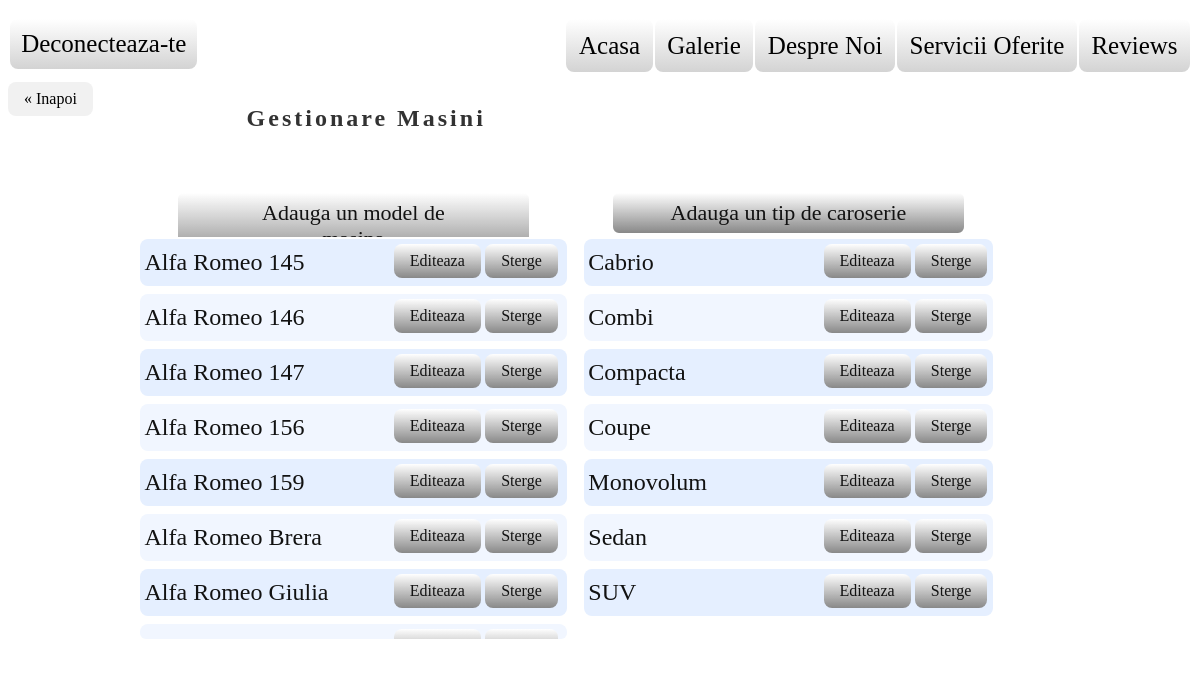
The page /gestMasini.php on the database its author committed.
### tables this page shows
CREATE TABLE `masini` (
  `idMasina` int(11) NOT NULL,
  `marca` text NOT NULL,
  `model` text NOT NULL
);

CREATE TABLE `tipcaroserie` (
  `idTip` int(100) NOT NULL,
  `numeTip` varchar(20) NOT NULL
);

### gestMasini.php (the view, shortened to what this page needs)
<!DOCTYPE HTML>
<html>
	<head>
		<link rel="stylesheet"href="gestMasiniCSS.css">
		<link rel="stylesheet"href="buttonsCSS.css">
		<link rel="stylesheet"href="prevAndTopBCSS.css">
		<link rel="stylesheet"href="alegeMasinaCSS.css">
	</head>
	<body>
		<?php
	$mailUser=$_GET['mailUser'];
		echo' <div id="topbarid" class="topbar">
		<div id="tblid" class="tbl"> ';
			echo'<a href="index.php"> Deconecteaza-te </a>';
		echo'</div>
		<div id="tbrid" class="tbr">';
			echo'<a href="adminAccount.php?mailUser='.$mailUser.'">Acasa</a>';
			echo'<a href="galerieF2.php?mailUser='.$mailUser.'">Galerie</a>';
			echo'<a href="aboutUs.php?mailUser='.$mailUser.'"> Despre Noi</a>';
			echo'<a href="aboutServices.php?mailUser='.$mailUser.'"> Servicii Oferite </a>';
			echo'<a href="reviews.php?mailUser='.$mailUser.'"> Reviews </a>';
	echo'	</div>
	</div>';
	?>
	<div class="titlu">
	<h2>Gestionare Masini</h2>
	</div>
	<?php
	include "db_connect.php";
		echo'<a href="adminAccount.php?mailUser='.$mailUser.'" class="previous">&laquo; Inapoi</a>';
		echo '<div class="gestPretServ">';
			echo '<div class="crServ">';
					echo '<a href="adaugaMasini.php?mailUser='.$mailUser.'&add=model">Adauga un model de masina </a>';
			echo'</div>';
			echo '<div class="addTipCar">';
				echo '<a href="adaugaMasini.php?mailUser='.$mailUser.'&add=tipCaroserie">Adauga un tip de caroserie </a>';
			echo'</div>';
			echo'<div class="vizPretServSt">';
				$sql2 = "select idMasina, marca, model from masini  ";
					$result= $conn->query($sql2);
					if ($result->num_rows > 0) {
						$color="lighterColor";
							while($row = $result->fetch_assoc()) {
								$idMasina=$row["idMasina"];
								$marca= $row["marca"];
								$model= $row["model"];
									echo'<div class="'.$color.'">';
										echo'<div class="progrChDr">';
											echo'<div class="editNume">';
												echo '<a href="editNumeMasini.php?mailUser='.$mailUser.'&idMasina='.$idMasina.'">Editeaza </a>';
											echo'</div>';
											echo'<div class="stergeServ">';
												echo '<a href="stergeMasini.php?mailUser='.$mailUser.'&idMasina='.$idMasina.'">Sterge</a>';
											echo'</div>';
										echo'</div>';
										echo'<div class="progrChSt">';
											echo $marca.' '.$model.' <br>';
										echo'</div>';
									echo'</div>';
								if ($color =="lighterColor"){
									$color="color";
								}else{
									$color="lighterColor";
								}
							}
					}
					else{
						echo 'Ne pare rau, dar nu exista nici un serviciu momentan.';
					}
			echo'</div>';
			echo'<div class="vizPretServDr">';
				$sql2 = "select idTip, numeTip from tipcaroserie ";
					$result= $conn->query($sql2);
					if ($result->num_rows > 0) {
						$color="lighterColor";
							while($row = $result->fetch_assoc()) {
								$idTip=$row["idTip"];
								$numeTip= $row["numeTip"];
									echo'<div class="'.$color.'">';
										echo'<div class="progrChDr">';
											echo'<div class="editNume">';
												echo '<a href="editNumeMasini.php?mailUser='.$mailUser.'&idTip='.$idTip.'">Editeaza </a>';
											echo'</div>';
											echo'<div class="stergeServ">';
												echo '<a href="stergeMasini.php?mailUser='.$mailUser.'&idTip='.$idTip.'">Sterge</a>';
											echo'</div>';
										echo'</div>';
										echo'<div class="progrChSt">';
											echo $numeTip.' <br>';
										echo'</div>';
									echo'</div>';
								if ($color =="lighterColor"){
									$color="color";
								}else{
									$color="lighterColor";
								}
							}
					}
					else{
						echo 'Ne pare rau, dar nu exista nici un serviciu momentan.';
					}
			echo'</div>';
	?>
		</div>
	</body>
</html>

### gestMasiniCSS.css (style rules this page uses)
body { background-image:url("images/homeBackgr.jpg"); min-height:620px; background-position: center; background-repeat: no-repeat; background-size: cover; position: relative; }
.gestPretServ { background-color:white; opacity:0.93; position: absolute; width:75%; height:482px; max-height:490px; left:10%; top: 160px; border:3px solid white; border-radius: 8px; overflow:auto; }
.crServ, .addTipCar { position:absolute; width: 40%; max-height:10%; margin-top:2%; padding:2px; border-radius:8px; overflow:auto; }
.crServ { left:5%; }
.addTipCar { left:54%; }
.crServ a, .addTipCar a { text-align:center; display:block; border: 2px solid white; text-decoration:none; font-size:22px; padding:2% 15%; background-image:linear-gradient(white,gray); border-radius: 8px; color:black; }
.vizPretServSt, .vizPretServDr { position:absolute; max-height:83%; top:10%; margin-top:2%; border: 2px solid white; border-radius:8px; overflow:auto; }
.vizPretServSt { left:1%; width: 48%; }
.vizPretServDr { left:51%; width: 46%; }
.color, .lighterColor { position:relative; font-size:24px; border-radius: 8px; padding-bottom:10px; padding-top:10px; }
.color { background-color:#f0f6ff; margin-top:8px; margin-bottom:8px; }
.lighterColor { background-color:#e3eeff; }
.editNume, .stergeServ { position:absolute; text-align:center; margin-top:-4.5px; }
.editNume { right:30%; width: auto; }
.stergeServ { right:9%; width: 15%; }
.editNume a, .stergeServ a { text-decoration:none; background-image:linear-gradient(white,gray); border-radius:8px; font-size:16px; color:black; }
.progrChDr { position:absolute; left:68%; height:100%; width: 17%; }
.progrChSt { position:relative; left:1%; top:3%; width: 58%; height: 97%; }

### prevAndTopBCSS.css (style rules this page uses)
a { text-decoration: none; display: inline-block; padding: 8px 16px; }
.previous { border-radius:8px; position:absolute; background-color: #f1f1f1; color: black; top:12%; }
.topbar { position: relative; background-repeat:no-repeat; height:10%; width:100%; top: 5px; left: 1px; }
.tbl { position:absolute; top:5px; left:0px; width:47%; }
.tbr { position:absolute; top:5px; right:0px; width:53%; }
.topbar a { border-radius: 8px; background-image:linear-gradient(white,lightgray); padding:1%; margin:1px; text-decoration:none; font-size:25px; color:black; padding:2%; }
.titlu { position:absolute; top:12%; opacity:0.8; background-color:white; width:30%; padding:3px; text-align:center; margin-left:15%; border-radius: 8px; letter-spacing: 3px; }

### alegeMasinaCSS.css (style rules this page uses)
body { background-image:url("images/homeBackgr.jpg"); min-height:620px; background-position: center; background-repeat: no-repeat; background-size: cover; position: relative; }

### rows shown on the page
masini: marca "Alfa Romeo", model "145"
masini: marca "Alfa Romeo", model "146"
masini: marca "Alfa Romeo", model "147"
masini: marca "Alfa Romeo", model "156"
masini: marca "Alfa Romeo", model "159"
masini: marca "Alfa Romeo", model "Brera"
masini: marca "Alfa Romeo", model "Giulia"
tipcaroserie: numeTip "Cabrio"
tipcaroserie: numeTip "Combi"
tipcaroserie: numeTip "Compacta"
tipcaroserie: numeTip "Coupe"
tipcaroserie: numeTip "Monovolum"
tipcaroserie: numeTip "Sedan"
tipcaroserie: numeTip "SUV"
